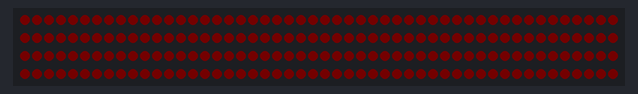
The sketch below on a simulated Arduino Uno, built with avr-gcc and run on an emulated ATmega328P. Parts: 200 RGB LEDs in strip order, left to right, continuing on the next row. Dim RGB values are drawn brighter than linear.

Above: at 0.1 s.
At 4.1 s:
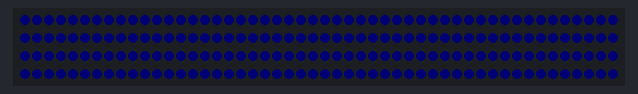
At 10.1 s:
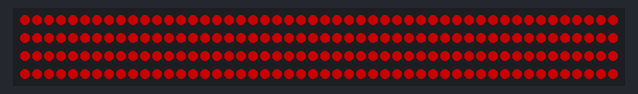
At 14.1 s:
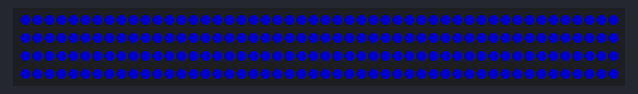
At 22.1 s:
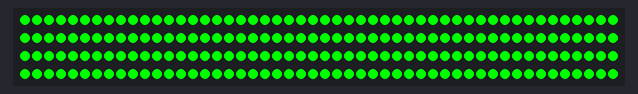
At 36.2 s:
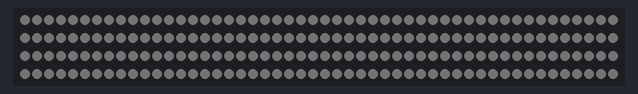

Measured:
- what the display in image 1 shows lasts 2.0 s, from 4.0 s to 6.0 s

The sketch:

lampentest.ino
```cpp
#include <PololuLedStrip.h>

#define LED_COUNT   200      // aantal lejdes in de strip

// Create a buffer for holding the colors (3 bytes per color).
rgb_color colors[LED_COUNT];
// Create an ledStrip object and specify the pin it will use.
PololuLedStrip<13> klok; //initialiseer de strip, geen aan op welke pin de output staat

void setup() {
  // put your setup code here, to run once:

}

void loop() {
  alles(1,2000);
  alles(100,2000);
  alles(255,2000);
}

void alles(int brightness, int wait) {
  allesAan((rgb_color) {brightness,0,0});
  delay(wait);
  allesAan((rgb_color) {0,brightness,0});
  delay(wait);
  allesAan((rgb_color) {0,0,brightness});
  delay(wait);
  allesAan((rgb_color) {brightness,brightness,brightness});
  delay(wait);
  allesAan((rgb_color) {0,0,0});
  delay(wait);

}

void allesAan(rgb_color color) {
  for(int i = 0; i < LED_COUNT; i++) {
    colors[i] = color;
  }
  klok.write(colors,LED_COUNT);
}
```
